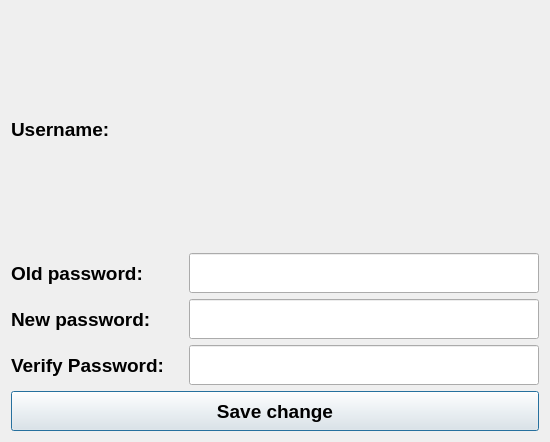
<?xml version="1.0" encoding="UTF-8"?>
<ui version="4.0">
 <class>ChangePassword</class>
 <widget class="QDialog" name="ChangePassword">
  <property name="geometry">
   <rect>
    <x>0</x>
    <y>0</y>
    <width>550</width>
    <height>442</height>
   </rect>
  </property>
  <property name="minimumSize">
   <size>
    <width>500</width>
    <height>400</height>
   </size>
  </property>
  <property name="windowTitle">
   <string>Dialog</string>
  </property>
  <layout class="QGridLayout" name="gridLayout">
   <item row="0" column="2">
    <widget class="QLabel" name="changePassword_usernameDataLabel">
     <property name="font">
      <font>
       <family>Arial</family>
       <pointsize>14</pointsize>
       <weight>75</weight>
       <bold>true</bold>
      </font>
     </property>
     <property name="text">
      <string/>
     </property>
    </widget>
   </item>
   <item row="1" column="0">
    <widget class="QLabel" name="changePassword_oldPwdLabel">
     <property name="font">
      <font>
       <family>Arial</family>
       <pointsize>14</pointsize>
       <weight>75</weight>
       <bold>true</bold>
      </font>
     </property>
     <property name="text">
      <string>Old password: </string>
     </property>
    </widget>
   </item>
   <item row="1" column="1" colspan="2">
    <widget class="QLineEdit" name="changePassword_oldPwdLineEdit">
     <property name="minimumSize">
      <size>
       <width>0</width>
       <height>40</height>
      </size>
     </property>
     <property name="font">
      <font>
       <family>Arial</family>
       <pointsize>14</pointsize>
       <weight>75</weight>
       <bold>true</bold>
      </font>
     </property>
     <property name="echoMode">
      <enum>QLineEdit::Password</enum>
     </property>
    </widget>
   </item>
   <item row="2" column="0">
    <widget class="QLabel" name="changPassword_newPwdLabel">
     <property name="font">
      <font>
       <family>Arial</family>
       <pointsize>14</pointsize>
       <weight>75</weight>
       <bold>true</bold>
      </font>
     </property>
     <property name="text">
      <string>New password:</string>
     </property>
    </widget>
   </item>
   <item row="2" column="1" colspan="2">
    <widget class="QLineEdit" name="changePassword_newPwdLineEdit">
     <property name="minimumSize">
      <size>
       <width>0</width>
       <height>40</height>
      </size>
     </property>
     <property name="font">
      <font>
       <family>Arial</family>
       <pointsize>14</pointsize>
       <weight>75</weight>
       <bold>true</bold>
      </font>
     </property>
     <property name="echoMode">
      <enum>QLineEdit::Password</enum>
     </property>
    </widget>
   </item>
   <item row="3" column="0">
    <widget class="QLabel" name="changePassword_verifyLabel">
     <property name="font">
      <font>
       <family>Arial</family>
       <pointsize>14</pointsize>
       <weight>75</weight>
       <bold>true</bold>
      </font>
     </property>
     <property name="text">
      <string>Verify Password:</string>
     </property>
    </widget>
   </item>
   <item row="3" column="1" colspan="2">
    <widget class="QLineEdit" name="changePassword_verifyLineEdit">
     <property name="minimumSize">
      <size>
       <width>0</width>
       <height>40</height>
      </size>
     </property>
     <property name="font">
      <font>
       <family>Arial</family>
       <pointsize>14</pointsize>
       <weight>75</weight>
       <bold>true</bold>
      </font>
     </property>
     <property name="echoMode">
      <enum>QLineEdit::Password</enum>
     </property>
    </widget>
   </item>
   <item row="4" column="0" colspan="3">
    <widget class="QPushButton" name="changePassword_savePushButton">
     <property name="minimumSize">
      <size>
       <width>0</width>
       <height>40</height>
      </size>
     </property>
     <property name="font">
      <font>
       <family>Arial</family>
       <pointsize>14</pointsize>
       <weight>75</weight>
       <bold>true</bold>
      </font>
     </property>
     <property name="text">
      <string>Save change</string>
     </property>
    </widget>
   </item>
   <item row="0" column="0">
    <widget class="QLabel" name="changePassword_usernameLabel">
     <property name="font">
      <font>
       <family>Arial</family>
       <pointsize>14</pointsize>
       <weight>75</weight>
       <bold>true</bold>
      </font>
     </property>
     <property name="text">
      <string>Username:</string>
     </property>
    </widget>
   </item>
  </layout>
 </widget>
 <resources/>
 <connections/>
</ui>
